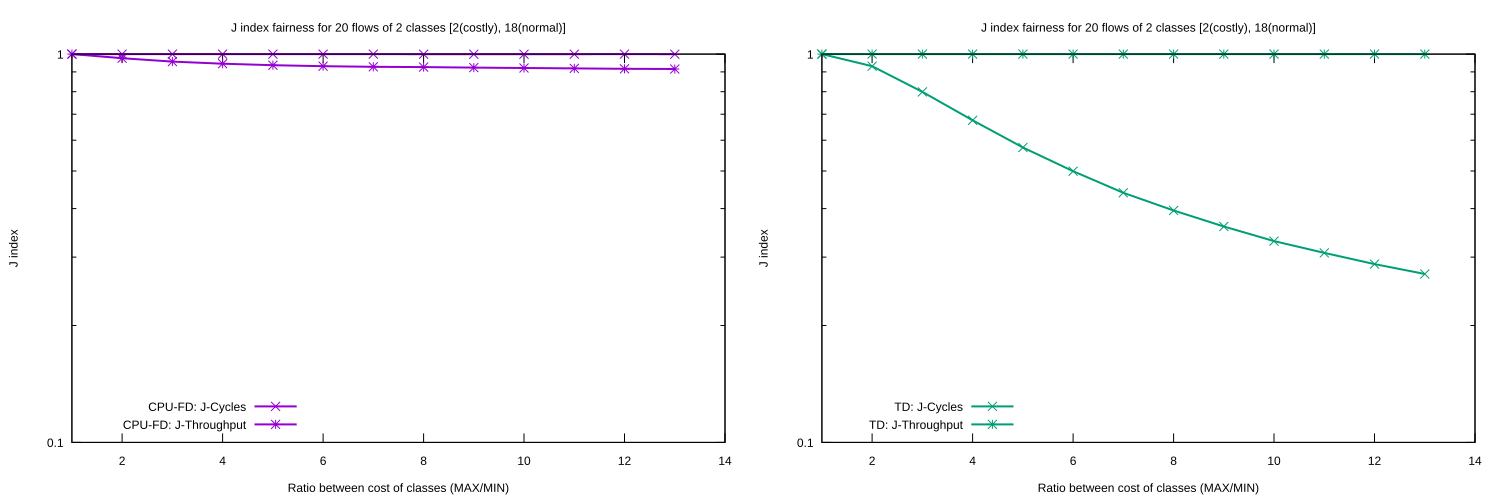

Generate this figure with gnuplot:
set terminal svg size 1500,500
set output "j_index.svg"


set multiplot layout 1,2 rowsfirst

# Files cpufd_cycles_j.dat  cpufd_throughput_j.dat  j_index.gp  nofd_cycles_j.dat  nofd_throughput_j.dat

set title "J index fairness for 20 flows of 2 classes [2(costly), 18(normal)]"

set logscale y
set key bottom left

set xlabel "Ratio between cost of classes (MAX/MIN)"
set ylabel "J index"

set xrange [1:]

plot "cpufd_cycles_j.dat" u ($2/350):6 w lp lw 2 pt 2 lc 1 title "CPU-FD: J-Cycles",\
"cpufd_throughput_j.dat" u ($2/350):5 w lp lw 2 pt 3 lc 1 title "CPU-FD: J-Throughput"


plot "nofd_cycles_j.dat" u ($2/350):6 w lp lw 2 pt 2 lc 2  title "TD: J-Cycles",\
"nofd_throughput_j.dat" u ($2/350):5 w lp lw 2 pt 3 lc 2 title "TD: J-Throughput"


unset multiplot


